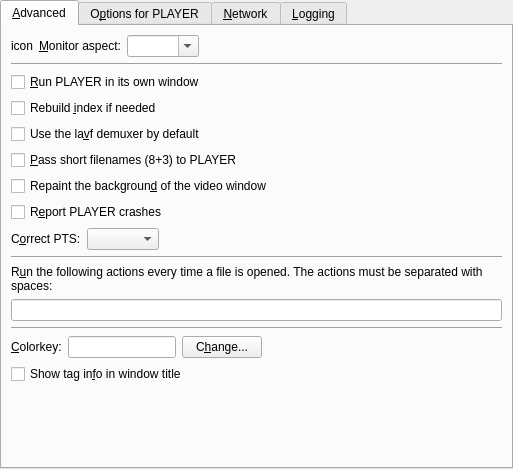
<?xml version="1.0" encoding="UTF-8"?>
<ui version="4.0">
 <class>TAdvanced</class>
 <widget class="QWidget" name="TAdvanced">
  <property name="geometry">
   <rect>
    <x>0</x>
    <y>0</y>
    <width>513</width>
    <height>469</height>
   </rect>
  </property>
  <layout class="QVBoxLayout">
   <property name="margin">
    <number>0</number>
   </property>
   <item>
    <widget class="QTabWidget" name="advanced_tab">
     <property name="currentIndex">
      <number>0</number>
     </property>
     <widget class="QWidget" name="tab1">
      <attribute name="title">
       <string>&amp;Advanced</string>
      </attribute>
      <layout class="QVBoxLayout">
       <item>
        <layout class="QHBoxLayout">
         <property name="spacing">
          <number>6</number>
         </property>
         <property name="margin">
          <number>0</number>
         </property>
         <item>
          <widget class="QLabel" name="monitor_aspect_icon">
           <property name="text">
            <string notr="true">icon</string>
           </property>
           <property name="wordWrap">
            <bool>false</bool>
           </property>
          </widget>
         </item>
         <item>
          <widget class="QLabel" name="textLabel1_8">
           <property name="text">
            <string>&amp;Monitor aspect:</string>
           </property>
           <property name="wordWrap">
            <bool>false</bool>
           </property>
           <property name="buddy">
            <cstring>monitoraspect_combo</cstring>
           </property>
          </widget>
         </item>
         <item>
          <widget class="MyComboBox" name="monitoraspect_combo">
           <property name="sizePolicy">
            <sizepolicy hsizetype="Preferred" vsizetype="Fixed">
             <horstretch>0</horstretch>
             <verstretch>0</verstretch>
            </sizepolicy>
           </property>
           <property name="editable">
            <bool>true</bool>
           </property>
          </widget>
         </item>
         <item>
          <spacer>
           <property name="orientation">
            <enum>Qt::Horizontal</enum>
           </property>
           <property name="sizeType">
            <enum>QSizePolicy::Expanding</enum>
           </property>
           <property name="sizeHint" stdset="0">
            <size>
             <width>190</width>
             <height>21</height>
            </size>
           </property>
          </spacer>
         </item>
        </layout>
       </item>
       <item>
        <widget class="Line" name="line_2">
         <property name="sizePolicy">
          <sizepolicy hsizetype="Expanding" vsizetype="Fixed">
           <horstretch>0</horstretch>
           <verstretch>0</verstretch>
          </sizepolicy>
         </property>
         <property name="orientation">
          <enum>Qt::Horizontal</enum>
         </property>
        </widget>
       </item>
       <item>
        <widget class="QCheckBox" name="mplayer_use_window_check">
         <property name="text">
          <string notr="true">&amp;Run PLAYER in its own window</string>
         </property>
        </widget>
       </item>
       <item>
        <widget class="QCheckBox" name="idx_check">
         <property name="text">
          <string>Rebuild &amp;index if needed</string>
         </property>
        </widget>
       </item>
       <item>
        <widget class="QCheckBox" name="lavf_demuxer_check">
         <property name="text">
          <string>Use the la&amp;vf demuxer by default</string>
         </property>
        </widget>
       </item>
       <item>
        <widget class="QCheckBox" name="shortnames_check">
         <property name="text">
          <string notr="true">&amp;Pass short filenames (8+3) to PLAYER</string>
         </property>
        </widget>
       </item>
       <item>
        <widget class="QCheckBox" name="repaint_video_background_check">
         <property name="text">
          <string>Repaint the backgroun&amp;d of the video window</string>
         </property>
        </widget>
       </item>
       <item>
        <widget class="QCheckBox" name="mplayer_crashes_check">
         <property name="text">
          <string notr="true">R&amp;eport PLAYER crashes</string>
         </property>
        </widget>
       </item>
       <item>
        <layout class="QHBoxLayout">
         <item>
          <widget class="QLabel" name="label_8">
           <property name="text">
            <string>C&amp;orrect PTS:</string>
           </property>
           <property name="buddy">
            <cstring>correct_pts_combo</cstring>
           </property>
          </widget>
         </item>
         <item>
          <widget class="TristateCombo" name="correct_pts_combo"/>
         </item>
         <item>
          <spacer>
           <property name="orientation">
            <enum>Qt::Horizontal</enum>
           </property>
           <property name="sizeHint" stdset="0">
            <size>
             <width>40</width>
             <height>20</height>
            </size>
           </property>
          </spacer>
         </item>
        </layout>
       </item>
       <item>
        <widget class="Line" name="line_3">
         <property name="sizePolicy">
          <sizepolicy hsizetype="Expanding" vsizetype="Fixed">
           <horstretch>0</horstretch>
           <verstretch>0</verstretch>
          </sizepolicy>
         </property>
         <property name="orientation">
          <enum>Qt::Horizontal</enum>
         </property>
        </widget>
       </item>
       <item>
        <widget class="QLabel" name="label_7">
         <property name="text">
          <string>R&amp;un the following actions every time a file is opened. The actions must be separated with spaces:</string>
         </property>
         <property name="wordWrap">
          <bool>true</bool>
         </property>
         <property name="buddy">
          <cstring>actions_to_run_edit</cstring>
         </property>
        </widget>
       </item>
       <item>
        <widget class="QLineEdit" name="actions_to_run_edit"/>
       </item>
       <item>
        <widget class="Line" name="line">
         <property name="sizePolicy">
          <sizepolicy hsizetype="Expanding" vsizetype="Fixed">
           <horstretch>0</horstretch>
           <verstretch>0</verstretch>
          </sizepolicy>
         </property>
         <property name="orientation">
          <enum>Qt::Horizontal</enum>
         </property>
        </widget>
       </item>
       <item>
        <layout class="QHBoxLayout">
         <property name="spacing">
          <number>6</number>
         </property>
         <property name="margin">
          <number>0</number>
         </property>
         <item>
          <widget class="QLabel" name="colorkey_label">
           <property name="text">
            <string>&amp;Colorkey:</string>
           </property>
           <property name="wordWrap">
            <bool>false</bool>
           </property>
           <property name="buddy">
            <cstring>colorkey_view</cstring>
           </property>
          </widget>
         </item>
         <item>
          <widget class="QLineEdit" name="colorkey_view">
           <property name="sizePolicy">
            <sizepolicy hsizetype="Minimum" vsizetype="Fixed">
             <horstretch>0</horstretch>
             <verstretch>0</verstretch>
            </sizepolicy>
           </property>
          </widget>
         </item>
         <item>
          <widget class="QPushButton" name="changeButton">
           <property name="text">
            <string>C&amp;hange...</string>
           </property>
          </widget>
         </item>
         <item>
          <spacer>
           <property name="orientation">
            <enum>Qt::Horizontal</enum>
           </property>
           <property name="sizeType">
            <enum>QSizePolicy::Expanding</enum>
           </property>
           <property name="sizeHint" stdset="0">
            <size>
             <width>131</width>
             <height>21</height>
            </size>
           </property>
          </spacer>
         </item>
        </layout>
       </item>
       <item>
        <widget class="QCheckBox" name="show_tag_in_title_check">
         <property name="text">
          <string>Show tag in&amp;fo in window title</string>
         </property>
        </widget>
       </item>
       <item>
        <spacer>
         <property name="orientation">
          <enum>Qt::Vertical</enum>
         </property>
         <property name="sizeType">
          <enum>QSizePolicy::Expanding</enum>
         </property>
         <property name="sizeHint" stdset="0">
          <size>
           <width>20</width>
           <height>10</height>
          </size>
         </property>
        </spacer>
       </item>
      </layout>
     </widget>
     <widget class="QWidget" name="tab2">
      <attribute name="title">
       <string notr="true">O&amp;ptions for PLAYER</string>
      </attribute>
      <layout class="QVBoxLayout">
       <property name="spacing">
        <number>6</number>
       </property>
       <property name="margin">
        <number>9</number>
       </property>
       <item>
        <widget class="QLabel" name="options_info_label">
         <property name="text">
          <string notr="true">Here you can pass extra options to PLAYER.
Write them separated by spaces.
Example: -flip -nosound</string>
         </property>
         <property name="alignment">
          <set>Qt::AlignVCenter</set>
         </property>
         <property name="wordWrap">
          <bool>false</bool>
         </property>
        </widget>
       </item>
       <item>
        <layout class="QHBoxLayout">
         <property name="spacing">
          <number>6</number>
         </property>
         <property name="margin">
          <number>0</number>
         </property>
         <item>
          <widget class="QLabel" name="textLabel1_3">
           <property name="text">
            <string>&amp;Options:</string>
           </property>
           <property name="wordWrap">
            <bool>false</bool>
           </property>
           <property name="buddy">
            <cstring>mplayer_args_edit</cstring>
           </property>
          </widget>
         </item>
         <item>
          <widget class="QLineEdit" name="mplayer_args_edit"/>
         </item>
        </layout>
       </item>
       <item>
        <widget class="Line" name="line2">
         <property name="sizePolicy">
          <sizepolicy hsizetype="Expanding" vsizetype="Fixed">
           <horstretch>0</horstretch>
           <verstretch>0</verstretch>
          </sizepolicy>
         </property>
         <property name="frameShape">
          <enum>QFrame::HLine</enum>
         </property>
         <property name="frameShadow">
          <enum>QFrame::Sunken</enum>
         </property>
         <property name="orientation">
          <enum>Qt::Horizontal</enum>
         </property>
        </widget>
       </item>
       <item>
        <widget class="QLabel" name="textLabel4_2">
         <property name="text">
          <string>You can also pass additional video filters.
Separate them with &quot;,&quot;. Do not use spaces!
Example: scale=512:-2,mirror</string>
         </property>
         <property name="alignment">
          <set>Qt::AlignVCenter</set>
         </property>
         <property name="wordWrap">
          <bool>false</bool>
         </property>
        </widget>
       </item>
       <item>
        <layout class="QHBoxLayout">
         <property name="spacing">
          <number>6</number>
         </property>
         <property name="margin">
          <number>0</number>
         </property>
         <item>
          <widget class="QLabel" name="textLabel2_3">
           <property name="text">
            <string>V&amp;ideo filters:</string>
           </property>
           <property name="wordWrap">
            <bool>false</bool>
           </property>
           <property name="buddy">
            <cstring>mplayer_vfilters_edit</cstring>
           </property>
          </widget>
         </item>
         <item>
          <widget class="QLineEdit" name="mplayer_vfilters_edit"/>
         </item>
        </layout>
       </item>
       <item>
        <widget class="Line" name="line3">
         <property name="sizePolicy">
          <sizepolicy hsizetype="Expanding" vsizetype="Fixed">
           <horstretch>0</horstretch>
           <verstretch>0</verstretch>
          </sizepolicy>
         </property>
         <property name="frameShape">
          <enum>QFrame::HLine</enum>
         </property>
         <property name="frameShadow">
          <enum>QFrame::Sunken</enum>
         </property>
         <property name="orientation">
          <enum>Qt::Horizontal</enum>
         </property>
        </widget>
       </item>
       <item>
        <widget class="QLabel" name="textLabel5_2">
         <property name="text">
          <string>And finally audio filters. Same rule as for video filters.
Example: extrastereo,karaoke</string>
         </property>
         <property name="alignment">
          <set>Qt::AlignVCenter</set>
         </property>
         <property name="wordWrap">
          <bool>false</bool>
         </property>
        </widget>
       </item>
       <item>
        <layout class="QHBoxLayout">
         <property name="spacing">
          <number>6</number>
         </property>
         <property name="margin">
          <number>0</number>
         </property>
         <item>
          <widget class="QLabel" name="textLabel3_3">
           <property name="text">
            <string>Audio &amp;filters:</string>
           </property>
           <property name="wordWrap">
            <bool>false</bool>
           </property>
           <property name="buddy">
            <cstring>mplayer_afilters_edit</cstring>
           </property>
          </widget>
         </item>
         <item>
          <widget class="QLineEdit" name="mplayer_afilters_edit"/>
         </item>
        </layout>
       </item>
       <item>
        <spacer>
         <property name="orientation">
          <enum>Qt::Vertical</enum>
         </property>
         <property name="sizeHint" stdset="0">
          <size>
           <width>20</width>
           <height>10</height>
          </size>
         </property>
        </spacer>
       </item>
      </layout>
     </widget>
     <widget class="QWidget" name="tab_proxy">
      <attribute name="title">
       <string>&amp;Network</string>
      </attribute>
      <layout class="QVBoxLayout">
       <item>
        <widget class="QGroupBox" name="internet_connection_groupbox">
         <property name="title">
          <string>Network Connection</string>
         </property>
         <layout class="QVBoxLayout">
          <property name="spacing">
           <number>6</number>
          </property>
          <property name="margin">
           <number>9</number>
          </property>
          <item>
           <widget class="QRadioButton" name="ipv4_button">
            <property name="text">
             <string>IPv&amp;4</string>
            </property>
           </widget>
          </item>
          <item>
           <widget class="QRadioButton" name="ipv6_button">
            <property name="text">
             <string>IPv&amp;6</string>
            </property>
           </widget>
          </item>
         </layout>
        </widget>
       </item>
       <item>
        <spacer>
         <property name="orientation">
          <enum>Qt::Vertical</enum>
         </property>
         <property name="sizeHint" stdset="0">
          <size>
           <width>20</width>
           <height>10</height>
          </size>
         </property>
        </spacer>
       </item>
      </layout>
     </widget>
     <widget class="QWidget" name="tab4">
      <attribute name="title">
       <string>&amp;Logging</string>
      </attribute>
      <layout class="QVBoxLayout" name="verticalLayout_3">
       <item>
        <widget class="QGroupBox" name="log_box">
         <property name="title">
          <string>Log options</string>
         </property>
         <layout class="QVBoxLayout" name="verticalLayout">
          <item alignment="Qt::AlignTop">
           <widget class="QCheckBox" name="log_enabled_check">
            <property name="text">
             <string>&amp;Enable logging</string>
            </property>
           </widget>
          </item>
          <item>
           <widget class="QGroupBox" name="log_enable_box">
            <property name="sizePolicy">
             <sizepolicy hsizetype="MinimumExpanding" vsizetype="MinimumExpanding">
              <horstretch>0</horstretch>
              <verstretch>0</verstretch>
             </sizepolicy>
            </property>
            <property name="title">
             <string notr="true"/>
            </property>
            <property name="flat">
             <bool>true</bool>
            </property>
            <widget class="QCheckBox" name="log_verbose_check">
             <property name="enabled">
              <bool>false</bool>
             </property>
             <property name="geometry">
              <rect>
               <x>10</x>
               <y>10</y>
               <width>439</width>
               <height>21</height>
              </rect>
             </property>
             <property name="sizePolicy">
              <sizepolicy hsizetype="Expanding" vsizetype="Fixed">
               <horstretch>0</horstretch>
               <verstretch>0</verstretch>
              </sizepolicy>
             </property>
             <property name="text">
              <string>&amp;Verbose</string>
             </property>
            </widget>
            <widget class="QCheckBox" name="log_file_check">
             <property name="enabled">
              <bool>false</bool>
             </property>
             <property name="geometry">
              <rect>
               <x>10</x>
               <y>40</y>
               <width>439</width>
               <height>21</height>
              </rect>
             </property>
             <property name="sizePolicy">
              <sizepolicy hsizetype="MinimumExpanding" vsizetype="Fixed">
               <horstretch>0</horstretch>
               <verstretch>0</verstretch>
              </sizepolicy>
             </property>
             <property name="text">
              <string>&amp;Save log to a file</string>
             </property>
            </widget>
            <widget class="QLabel" name="log_filter_label1">
             <property name="enabled">
              <bool>false</bool>
             </property>
             <property name="geometry">
              <rect>
               <x>10</x>
               <y>80</y>
               <width>439</width>
               <height>13</height>
              </rect>
             </property>
             <property name="sizePolicy">
              <sizepolicy hsizetype="Preferred" vsizetype="Fixed">
               <horstretch>0</horstretch>
               <verstretch>0</verstretch>
              </sizepolicy>
             </property>
             <property name="text">
              <string>&amp;Filter for log:</string>
             </property>
             <property name="wordWrap">
              <bool>false</bool>
             </property>
             <property name="buddy">
              <cstring>log_filter_edit</cstring>
             </property>
            </widget>
            <widget class="QLabel" name="log_filter_label2">
             <property name="enabled">
              <bool>false</bool>
             </property>
             <property name="geometry">
              <rect>
               <x>10</x>
               <y>100</y>
               <width>439</width>
               <height>13</height>
              </rect>
             </property>
             <property name="sizePolicy">
              <sizepolicy hsizetype="Preferred" vsizetype="Fixed">
               <horstretch>0</horstretch>
               <verstretch>0</verstretch>
              </sizepolicy>
             </property>
             <property name="text">
              <string>This option is mainly intended for debugging the application.</string>
             </property>
             <property name="wordWrap">
              <bool>false</bool>
             </property>
            </widget>
            <widget class="QLineEdit" name="log_filter_edit">
             <property name="enabled">
              <bool>false</bool>
             </property>
             <property name="geometry">
              <rect>
               <x>10</x>
               <y>120</y>
               <width>339</width>
               <height>22</height>
              </rect>
             </property>
             <property name="sizePolicy">
              <sizepolicy hsizetype="Expanding" vsizetype="Fixed">
               <horstretch>0</horstretch>
               <verstretch>0</verstretch>
              </sizepolicy>
             </property>
            </widget>
           </widget>
          </item>
          <item>
           <spacer name="verticalSpacer">
            <property name="orientation">
             <enum>Qt::Vertical</enum>
            </property>
            <property name="sizeHint" stdset="0">
             <size>
              <width>20</width>
              <height>40</height>
             </size>
            </property>
           </spacer>
          </item>
         </layout>
        </widget>
       </item>
      </layout>
     </widget>
    </widget>
   </item>
  </layout>
 </widget>
 <customwidgets>
  <customwidget>
   <class>TristateCombo</class>
   <extends>QComboBox</extends>
   <header>tristatecombo.h</header>
  </customwidget>
  <customwidget>
   <class>MyComboBox</class>
   <extends>QComboBox</extends>
   <header>mycombobox.h</header>
  </customwidget>
 </customwidgets>
 <tabstops>
  <tabstop>monitoraspect_combo</tabstop>
  <tabstop>mplayer_use_window_check</tabstop>
  <tabstop>idx_check</tabstop>
  <tabstop>lavf_demuxer_check</tabstop>
  <tabstop>shortnames_check</tabstop>
  <tabstop>repaint_video_background_check</tabstop>
  <tabstop>mplayer_crashes_check</tabstop>
  <tabstop>correct_pts_combo</tabstop>
  <tabstop>actions_to_run_edit</tabstop>
  <tabstop>colorkey_view</tabstop>
  <tabstop>changeButton</tabstop>
  <tabstop>show_tag_in_title_check</tabstop>
  <tabstop>mplayer_args_edit</tabstop>
  <tabstop>mplayer_vfilters_edit</tabstop>
  <tabstop>mplayer_afilters_edit</tabstop>
  <tabstop>ipv4_button</tabstop>
  <tabstop>ipv6_button</tabstop>
  <tabstop>log_enabled_check</tabstop>
 </tabstops>
 <resources/>
 <connections>
  <connection>
   <sender>log_enabled_check</sender>
   <signal>toggled(bool)</signal>
   <receiver>log_verbose_check</receiver>
   <slot>setEnabled(bool)</slot>
   <hints>
    <hint type="sourcelabel">
     <x>256</x>
     <y>65</y>
    </hint>
    <hint type="destinationlabel">
     <x>244</x>
     <y>100</y>
    </hint>
   </hints>
  </connection>
  <connection>
   <sender>log_enabled_check</sender>
   <signal>toggled(bool)</signal>
   <receiver>log_file_check</receiver>
   <slot>setEnabled(bool)</slot>
   <hints>
    <hint type="sourcelabel">
     <x>256</x>
     <y>65</y>
    </hint>
    <hint type="destinationlabel">
     <x>244</x>
     <y>130</y>
    </hint>
   </hints>
  </connection>
  <connection>
   <sender>log_enabled_check</sender>
   <signal>toggled(bool)</signal>
   <receiver>log_filter_edit</receiver>
   <slot>setEnabled(bool)</slot>
   <hints>
    <hint type="sourcelabel">
     <x>256</x>
     <y>65</y>
    </hint>
    <hint type="destinationlabel">
     <x>244</x>
     <y>210</y>
    </hint>
   </hints>
  </connection>
  <connection>
   <sender>log_enabled_check</sender>
   <signal>toggled(bool)</signal>
   <receiver>log_filter_label1</receiver>
   <slot>setEnabled(bool)</slot>
   <hints>
    <hint type="sourcelabel">
     <x>256</x>
     <y>65</y>
    </hint>
    <hint type="destinationlabel">
     <x>244</x>
     <y>166</y>
    </hint>
   </hints>
  </connection>
  <connection>
   <sender>log_enabled_check</sender>
   <signal>toggled(bool)</signal>
   <receiver>log_filter_label2</receiver>
   <slot>setEnabled(bool)</slot>
   <hints>
    <hint type="sourcelabel">
     <x>256</x>
     <y>65</y>
    </hint>
    <hint type="destinationlabel">
     <x>244</x>
     <y>186</y>
    </hint>
   </hints>
  </connection>
 </connections>
</ui>
